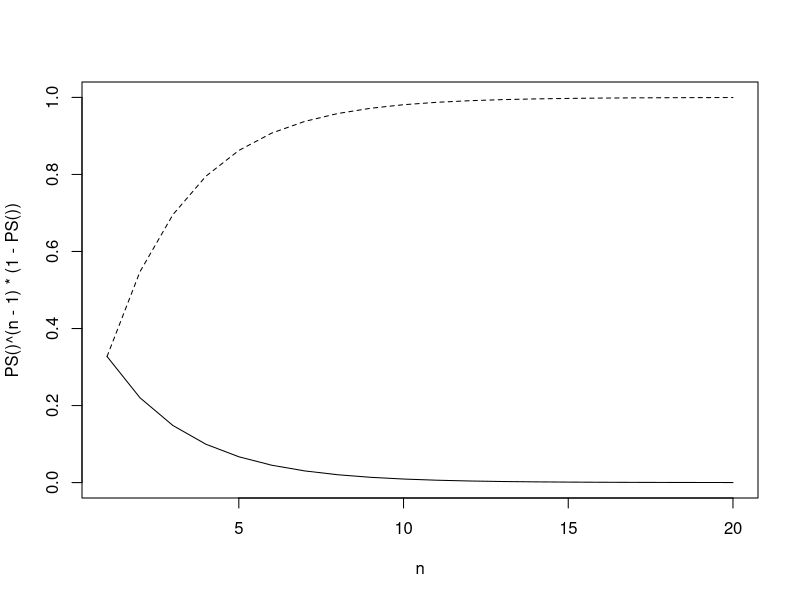

Recreate this plot in R.
## RX
rRL = 1
rRO = 1
rRF = 1
rRD = .1
rRB = 1
## LX
rLD = .1
rLO = 1
## OX
rOL = 1
rOD = .1
rOF = 1
## FX
rFB = 1
rFD = .1
## BX
rBD = .1
rBF = 1
rBR = 1


ET = function(condition='condition'){
  
  if(condition=='Survive'){
    rRD = 0
    rLD = 0
    rOD = 0
    rFD = 0
    rBD = 0
  }
  
  if(condition == 'Die'){
    rBR = 0
  }
  
  PRL = rRL/(rRL+rRO+rRF+rRD+rRB)
  PRO = rRO/(rRL+rRO+rRF+rRD+rRB)
  PRF = rRF/(rRL+rRO+rRF+rRD+rRB)
  PRD = rRD/(rRL+rRO+rRF+rRD+rRB)
  PRB = rRB/(rRL+rRO+rRF+rRD+rRB)
  
  PLD = rLD/(rLD+rLO)
  PLO = rLO/(rLD+rLO)
  TL = 1/(rLD+rLO)
  
  POL = rOL/(rOL+rOD+rOF)
  POD = rOD/(rOL+rOD+rOF)
  POF = rOF/(rOL+rOD+rOF)
  TO = 1/(rOL+rOD+rOF)
  
  PFB = rFB/(rFB+rFD)
  PFD = rFD/(rFB+rFD)
  TF = 1/(rFB+rFD)
  
  PBD = rBD/(rBD+rBF+rBR)
  PBF = rBF/(rBD+rBF+rBR)
  PBR = rBR/(rBD+rBF+rBR)
  TB = 1/(rBD+rBF+rBR)
  
  ET = PRB*(TB/(1-PBF*PFB)+PBF*TB/(1-PBF*PFB)) + PRF*(TF/(1-PBF*PFB)+PFB*T/(1-PBF*PFB)) +
    PRO*(TO/(1-POL*PLO)+POL*TL/(1-POL*PLO) + POF/(1-POL*PLO)*(TF/(1-PBF*PFB)+PFB*TB/(1-PBF*PFB)))+
    PRL*(TL/(1-POL*PLO)+PLO*TO/(1-POL*PLO)+PLO*POF/(1-POL*PLO)*(TF/(1-PBF*PFB)+PFB*TB/(1-PBF*PFB)))
  
  return(ET)
}

PS = function(){
  
  PRL = rRL/(rRL+rRO+rRF+rRD+rRB)
  PRO = rRO/(rRL+rRO+rRF+rRD+rRB)
  PRF = rRF/(rRL+rRO+rRF+rRD+rRB)
  PRD = rRD/(rRL+rRO+rRF+rRD+rRB)
  PRB = rRB/(rRL+rRO+rRF+rRD+rRB)
  
  PLD = rLD/(rLD+rLO)
  PLO = rLO/(rLD+rLO)
  TL = 1/(rLD+rLO)
  
  POL = rOL/(rOL+rOD+rOF)
  POD = rOD/(rOL+rOD+rOF)
  POF = rOF/(rOL+rOD+rOF)
  TO = 1/(rOL+rOD+rOF)
  
  PFB = rFB/(rFB+rFD)
  PFD = rFD/(rFB+rFD)
  TF = 1/(rFB+rFD)
  
  PBD = rBD/(rBD+rBF+rBR)
  PBF = rBF/(rBD+rBF+rBR)
  PBR = rBR/(rBD+rBF+rBR)
  TB = 1/(rBD+rBF+rBR)
  
  PS = (1-PRD)*PBR/(1-PBF*PFB)*(PRB+PRF*PFB+PRO*POF*PFB/(1-POL*PLO)+PRL*PLO*POF*PFB/(1-POL*PLO))
  return(PS)
}

n = 1:20
plot(n,PS()^(n-1)*(1-PS()),type="l",ylim=c(0,1))
lines(n,cumsum(PS()^(n-1)*(1-PS())),lty=2)
